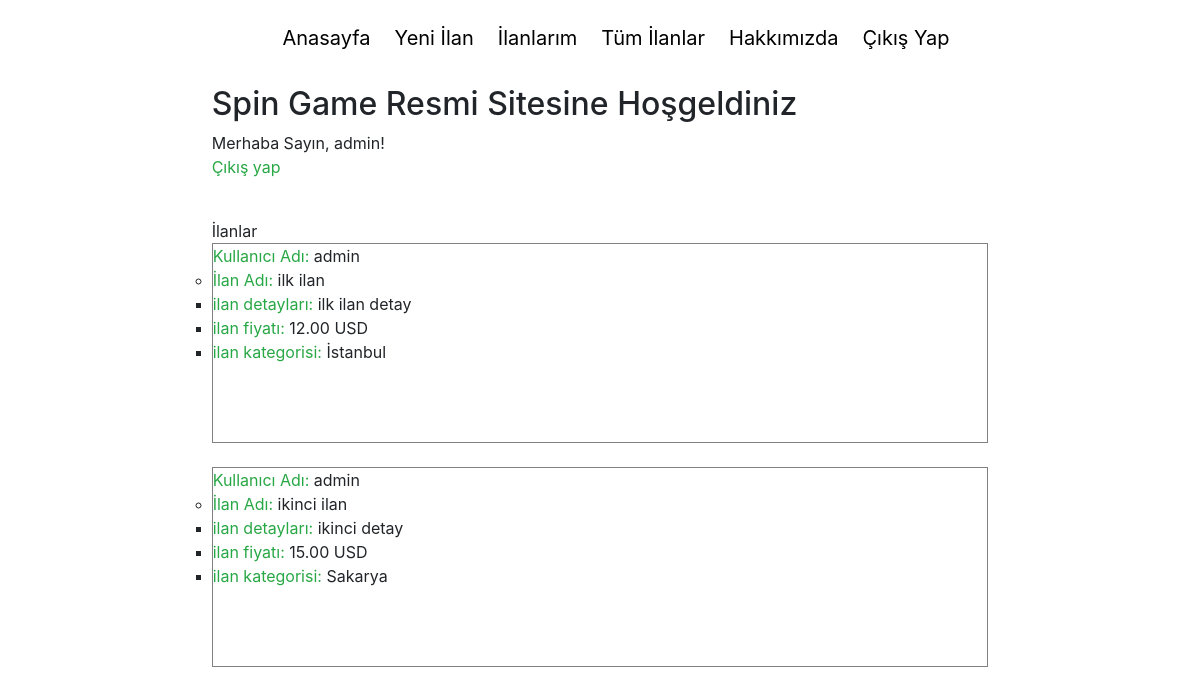
/ (signed in), run on the app's committed database.
### register/models.py (models this page shows)
class CustomUser(AbstractUser):
    email = models.EmailField(_('email address'), unique=True)

### posts/models.py (models this page shows, shortened)
class PostModel(models.Model):
    user = models.ForeignKey(User, on_delete=models.CASCADE, related_name='post_user')
    title = models.CharField(max_length=120)
    about_post = models.CharField(max_length=200)
    price = models.DecimalField(max_digits=10, decimal_places=2)
    currency  = models.CharField(max_length=5)
    category = models.CharField(max_length=15)
    releaseDate = models.DateTimeField(auto_now_add=True)
    slug = models.SlugField(unique=True, editable=False, max_length=130)
    sold_or_not_model = models.BooleanField(default=False)

### root/views.py (the view)
# urls.py: path("", views.home, name="home"),
def home(response):
    p = PostModel.objects.all()
    return render(response, "root/home.html", {'posts': p})

### root/templates/root/home.html (shortened to what this page needs)
{% extends 'root/base.html' %}
{% load static %}
{% block content %}
<h2>Spin Game Resmi Sitesine Hoşgeldiniz</h2>
{% if user.is_authenticated %}
  Merhaba Sayın, {{ user }}!
  <p><a href="{% url 'logout' %}">Çıkış yap</a></p>
{% else %}
  <p>Giriş yapmamışsınız gibi görünüyor</p>
  Hizmetlerimizden yararlanmak için lütfen <a href="{% url 'login' %}">Giriş Yap</a>ın
{% endif %}
<br>
İlanlar
{% for item in posts %}
  <div class="item_border">
  <ul><span style="color: #28a745">Kullanıcı Adı:</span> {{ item.user }}
      <ul>
        <li><span style="color: #28a745">İlan Adı:</span> {{ item.title }}
              <ul>
                  <li><span style="color: #28a745">ilan detayları:</span>  {{ item.about_post }}</li>
                  <li><span style="color: #28a745">ilan fiyatı:</span> {{ item.price }} {{ item.currency }}</li>
                  <li><span style="color: #28a745">ilan kategorisi:</span> {{ item.category }}</li>
              </ul>
          </li>
      </ul>
  </ul>
  </div>
  <br>
{% endfor %}
{% endblock %}

### root/static/css/base.css (style rules this page uses)
* { margin: 0; padding: 0; }
html, body { top: 300px; height: 100%; }
a { color: #28A745; }
.item_border { width: 200; height: 200px; border: 1px solid grey; }

### data on the page
CustomUser: username "admin"
PostModel: user "admin", title "ilk ilan", about_post "ilk ilan detay", price "12.00", currency "USD", category "İstanbul"
PostModel: user "admin", title "ikinci ilan", about_post "ikinci detay", price "15.00", currency "USD", category "Sakarya"
